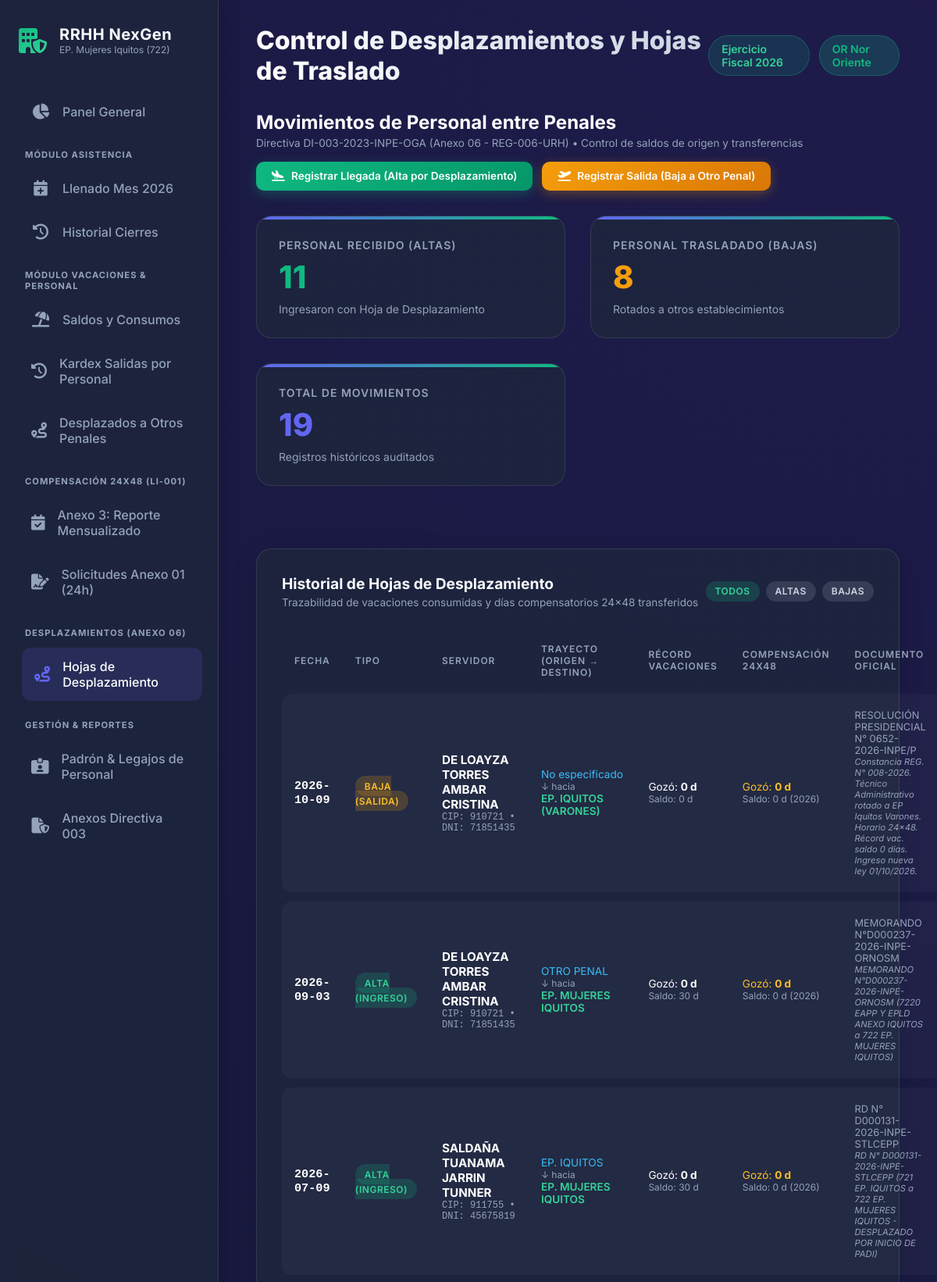
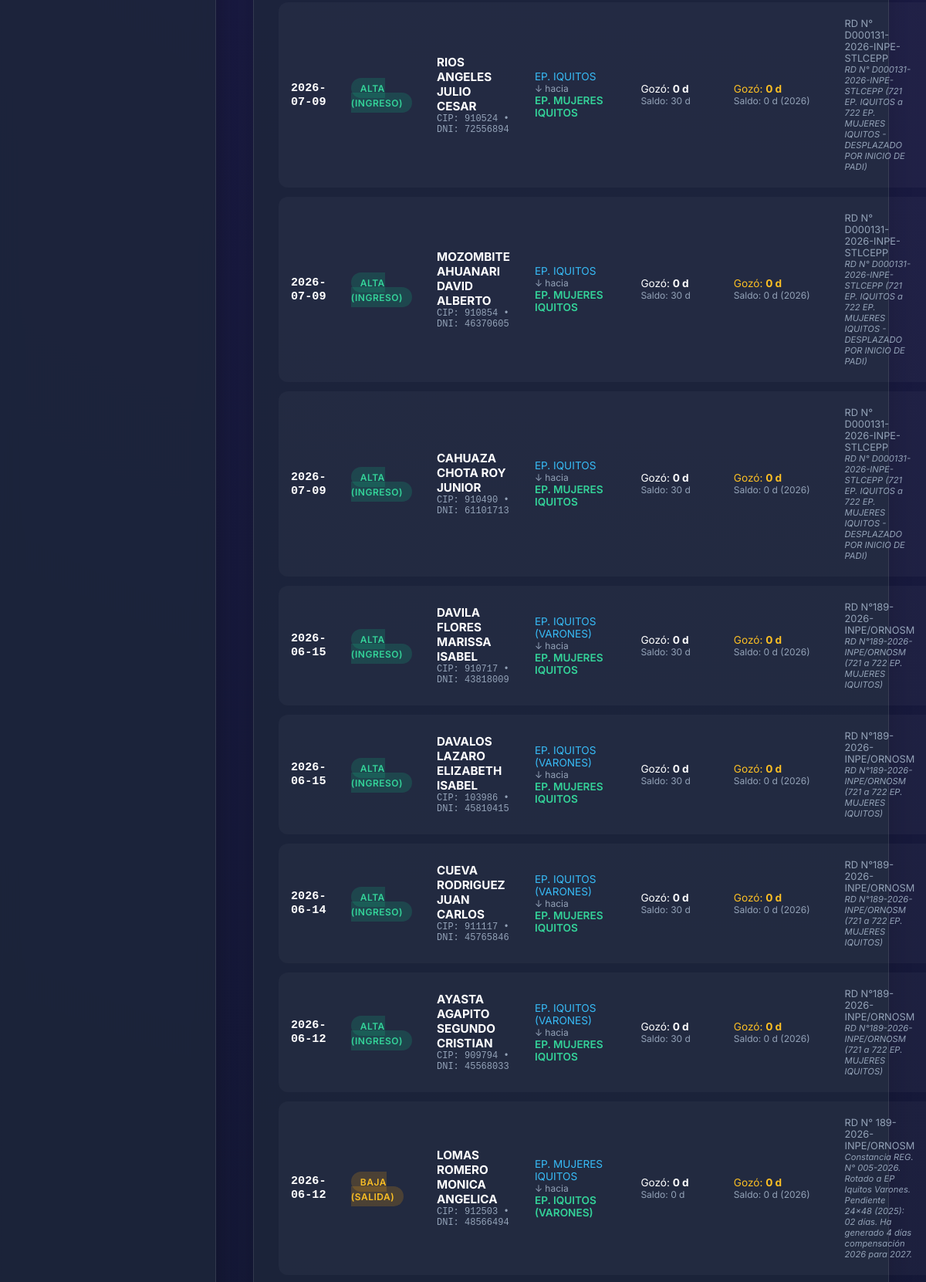
Page /desplazamientos/ (upper part) on the committed database (2 pictures, top to bottom).
### tables this page shows
CREATE TABLE desplazamientos_personal (
            id_desplazamiento INTEGER PRIMARY KEY AUTOINCREMENT,
            id_empleado INTEGER NOT NULL,
            tipo_movimiento TEXT NOT NULL CHECK(tipo_movimiento IN ('ALTA_RECEPCION', 'BAJA_SALIDA')),
            
            id_establecimiento_origen INTEGER,
            id_establecimiento_destino INTEGER,
            nombre_origen_ext TEXT,
            nombre_destino_ext TEXT,
            
            fecha_desplazamiento DATE NOT NULL,
            fecha_presentacion_eepp DATE,
            documento_oficial TEXT NOT NULL,
            
            -- Récord Vacacional transferido (Año 2026 / Período)
            vacaciones_periodo TEXT DEFAULT '2025-2026',
            vacaciones_gozadas_origen INTEGER DEFAULT 0,
            vacaciones_saldo_origen INTEGER DEFAULT 30,
            
            -- Récord de Compensación 24x48 (Año Fiscal 2026)
            comp_anio_fiscal INTEGER DEFAULT 2026,
            comp_ganadas_origen INTEGER DEFAULT 0,
            comp_gozadas_origen INTEGER DEFAULT 0,
            comp_saldo_origen INTEGER DEFAULT 0,
            
            observaciones TEXT,
            estado TEXT DEFAULT 'REGISTRADO',
            created_at TIMESTAMP DEFAULT CURRENT_TIMESTAMP, numero_constancia_oficial VARCHAR(100),
            FOREIGN KEY (id_empleado) REFERENCES empleados(id_empleado)
        );

CREATE TABLE empleados (
    id_empleado INTEGER PRIMARY KEY AUTOINCREMENT,
    codigo_servidor VARCHAR(20) UNIQUE NOT NULL, -- Ej: '099132', '103097'
    dni VARCHAR(15) UNIQUE,                      -- DNI (8 dígitos)
    apellidos_nombres VARCHAR(200) NOT NULL,
    created_at TIMESTAMP DEFAULT CURRENT_TIMESTAMP
, grupo_guardia_default INTEGER DEFAULT 1, sexo TEXT, fecha_nacimiento DATE, correo TEXT, id_regimen INTEGER, regimen_nombre TEXT, nivel TEXT, cargo_estructural TEXT, estado_laboral TEXT, modalidad_laboral TEXT, direccion_oficina TEXT, jefatura_area TEXT, cargo_funcion TEXT, area_clasificacion TEXT, horario_laboral TEXT, fecha_ingreso_eepp DATE, resolucion_documento TEXT, observaciones TEXT, fecha_ingreso_inpe DATE);

### app/modules/desplazamientos/router.py (the view)
@router.get("", response_class=HTMLResponse)
@router.get("/", response_class=HTMLResponse)
async def ver_desplazamientos(request: Request, tipo: str = None):
    movimientos = DesplazamientoRepository.listar_desplazamientos(tipo)
    total_altas = sum(1 for m in movimientos if m["tipo_movimiento"] == "ALTA_RECEPCION")
    total_bajas = sum(1 for m in movimientos if m["tipo_movimiento"] == "BAJA_SALIDA")
    return templates.TemplateResponse(
        request=request,
        name="desplazamientos/lista.html",
        context={
            "movimientos": movimientos,
            "tipo_filtro": tipo,
            "total_altas": total_altas,
            "total_bajas": total_bajas,
            "total_movimientos": len(movimientos)
        }
    )

### app/templates/desplazamientos/lista.html (shortened to what this page needs)
{% extends "base.html" %}
{% block header_title %}Control de Desplazamientos y Hojas de Traslado{% endblock %}
{% block content %}
<div style="display: flex; flex-direction: column; gap: 2rem;">
    <div style="display: flex; justify-content: space-between; align-items: center; flex-wrap: wrap; gap: 1rem;">
        <div>
            <h2 style="font-size: 1.5rem; font-weight: 700; color: #fff;">Movimientos de Personal entre Penales</h2>
            <p style="color: var(--text-muted); font-size: 0.85rem; margin-top: 0.25rem;">
                Directiva DI-003-2023-INPE-OGA (Anexo 06 - REG-006-URH) &bull; Control de saldos de origen y transferencias
            </p>
        </div>
        <div style="display: flex; gap: 0.75rem;">
            <a href="/desplazamientos/alta" style="background: linear-gradient(135deg, #10b981, #059669); color: #fff; text-decoration: none; padding: 0.65rem 1.25rem; border-radius: 10px; font-weight: 600; font-size: 0.85rem; display: flex; align-items: center; gap: 0.5rem; box-shadow: 0 4px 15px rgba(16, 185, 129, 0.3);">
                <i class="fa-solid fa-plane-arrival"></i> Registrar Llegada (Alta por Desplazamiento)
            </a>
            <a href="/desplazamientos/baja" style="background: linear-gradient(135deg, #f59e0b, #d97706); color: #fff; text-decoration: none; padding: 0.65rem 1.25rem; border-radius: 10px; font-weight: 600; font-size: 0.85rem; display: flex; align-items: center; gap: 0.5rem; box-shadow: 0 4px 15px rgba(245, 158, 11, 0.3);">
                <i class="fa-solid fa-plane-departure"></i> Registrar Salida (Baja a Otro Penal)
            </a>
        </div>
    </div>
    <div class="stats-grid">
        <div class="stat-card">
            <div class="stat-title">Personal Recibido (Altas)</div>
            <div class="stat-value text-secondary">{{ total_altas }}</div>
            <div class="stat-desc">Ingresaron con Hoja de Desplazamiento</div>
        </div>
        <div class="stat-card">
            <div class="stat-title">Personal Trasladado (Bajas)</div>
            <div class="stat-value text-warning">{{ total_bajas }}</div>
            <div class="stat-desc">Rotados a otros establecimientos</div>
        </div>
        <div class="stat-card">
            <div class="stat-title">Total de Movimientos</div>
            <div class="stat-value text-primary">{{ total_movimientos }}</div>
            <div class="stat-desc">Registros históricos auditados</div>
        </div>
    </div>
    <div class="table-container">
        <div class="table-header">
            <div>
                <h3 style="font-size: 1.2rem; font-weight: 700;">Historial de Hojas de Desplazamiento</h3>
                <p style="color: var(--text-muted); font-size: 0.85rem; margin-top: 0.25rem;">
                    Trazabilidad de vacaciones consumidas y días compensatorios 24x48 transferidos
                </p>
            </div>
            <div style="display: flex; gap: 0.5rem;">
                <a href="/desplazamientos" class="badge {% if not tipo_filtro %}badge-success{% else %}badge-neutral{% endif %}" style="text-decoration: none;">Todos</a>
                <a href="/desplazamientos?tipo=ALTA_RECEPCION" class="badge {% if tipo_filtro == 'ALTA_RECEPCION' %}badge-success{% else %}badge-neutral{% endif %}" style="text-decoration: none;">Altas</a>
                <a href="/desplazamientos?tipo=BAJA_SALIDA" class="badge {% if tipo_filtro == 'BAJA_SALIDA' %}badge-warning{% else %}badge-neutral{% endif %}" style="text-decoration: none;">Bajas</a>
            </div>
        </div>
        {% if movimientos|length == 0 %}
        <div style="padding: 3rem 1rem; text-align: center; color: var(--text-muted);">
            <i class="fa-solid fa-folder-open" style="font-size: 3rem; margin-bottom: 1rem; opacity: 0.4;"></i>
            <p>No se encontraron movimientos registrados en este criterio.</p>
        </div>
        {% else %}
        <table class="data-table">
            <thead>
                <tr>
                    <th>Fecha</th>
                    <th>Tipo</th>
                    <th>Servidor</th>
                    <th>Trayecto (Origen &rarr; Destino)</th>
                    <th>Récord Vacaciones</th>
                    <th>Compensación 24x48</th>
                    <th>Documento Oficial</th>
                </tr>
            </thead>
            <tbody>
                {% for m in movimientos %}
                <tr>
                    <td style="font-family: monospace; font-weight: 600; color: #fff;">{{ m.fecha_desplazamiento }}</td>
                    <td>
                        {% if m.tipo_movimiento == 'ALTA_RECEPCION' %}
                        <span class="badge badge-success">ALTA (INGRESO)</span>
                        {% else %}
                        <span class="badge badge-warning">BAJA (SALIDA)</span>
                        {% endif %}
                    </td>
                    <td>
                        <div style="font-weight: 700; color: #fff;">{{ m.apellidos_nombres }}</div>
                        <div style="font-size: 0.75rem; color: var(--text-muted); font-family: monospace;">CIP: {{ m.codigo_servidor }} &bull; DNI: {{ m.dni }}</div>
                    </td>
                    <td>
                        <div style="font-size: 0.85rem; color: #38bdf8;">{{ m.establecimiento_origen }}</div>
                        <div style="font-size: 0.75rem; color: var(--text-muted);">&darr; hacia</div>
                        <div style="font-size: 0.85rem; color: #34d399; font-weight: 600;">{{ m.establecimiento_destino }}</div>
                    </td>
                    <td>
                        <div style="font-size: 0.85rem; color: #fff;">Gozó: <strong>{{ m.vacaciones_gozadas_origen }} d</strong></div>
                        <div style="font-size: 0.75rem; color: var(--text-muted);">Saldo: {{ m.vacaciones_saldo_origen }} d</div>
                    </td>
                    <td>
                        <div style="font-size: 0.85rem; color: #fbbf24;">Gozó: <strong>{{ m.comp_gozadas_origen }} d</strong></div>
                        <div style="font-size: 0.75rem; color: var(--text-muted);">Saldo: {{ m.comp_saldo_origen }} d (2026)</div>
                    </td>
                    <td style="font-size: 0.8rem; color: var(--text-muted);">
                        <div>{{ m.documento_oficial }}</div>
                        {% if m.observaciones %}
                        <div style="font-size: 0.7rem; color: #94a3b8; font-style: italic;">{{ m.observaciones }}</div>
                        {% endif %}
                    </td>
                </tr>
                {% endfor %}
            </tbody>
        </table>
        {% endif %}
    </div>
</div>
{% endblock %}

### app/static/premium.css (style rules this page uses)
:root { --primary: #6366f1; --primary-hover: #4f46e5; --secondary: #10b981; --bg-dark: #0f172a; --bg-panel: rgba(30, 41, 59, 0.7); --text-main: #f8fafc; --text-muted: #94a3b8; --border-color: rgba(255, 255, 255, 0.1); --danger: #ef4444; --warning: #f59e0b; }
* { margin: 0; padding: 0; box-sizing: border-box; font-family: 'Inter', system-ui, sans-serif; }
body { background: radial-gradient(circle at top right, #1e1b4b, #0f172a); color: var(--text-main); min-height: 100vh; display: flex; overflow-x: hidden; }
.stats-grid { display: grid; grid-template-columns: repeat(auto-fit, minmax(300px, 1fr)); gap: 2rem; margin-bottom: 3rem; }
.stat-card { background: var(--bg-panel); backdrop-filter: blur(10px); border: 1px solid var(--border-color); border-radius: 20px; padding: 1.75rem; position: relative; overflow: hidden; transition: transform 0.3s ease, box-shadow 0.3s ease; }
.stat-card::before { content: ''; position: absolute; top: 0; left: 0; width: 100%; height: 4px; background: linear-gradient(90deg, var(--primary), var(--secondary)); }
.stat-title { font-size: 0.875rem; text-transform: uppercase; letter-spacing: 1px; color: var(--text-muted); font-weight: 600; margin-bottom: 0.5rem; }
.stat-value { font-size: 2.5rem; font-weight: 800; color: #fff; }
.stat-desc { font-size: 0.875rem; color: var(--text-muted); margin-top: 0.5rem; }
.table-container { background: var(--bg-panel); backdrop-filter: blur(10px); border: 1px solid var(--border-color); border-radius: 20px; padding: 2rem; box-shadow: 0 8px 32px rgba(0,0,0,0.15); }
.table-header { display: flex; justify-content: space-between; align-items: center; margin-bottom: 2rem; }
.data-table { width: 100%; border-collapse: separate; border-spacing: 0 0.75rem; }
.data-table th { text-align: left; padding: 0 1rem 0.5rem; color: var(--text-muted); font-size: 0.75rem; text-transform: uppercase; letter-spacing: 1px; font-weight: 600; }
.data-table td { padding: 1.25rem 1rem; background: rgba(255,255,255,0.03); color: #e2e8f0; font-size: 0.95rem; transition: background 0.2s; }
.data-table tr td:first-child { border-top-left-radius: 12px; border-bottom-left-radius: 12px; }
.badge { padding: 0.35rem 0.75rem; border-radius: 999px; font-size: 0.75rem; font-weight: 600; text-transform: uppercase; letter-spacing: 0.5px; }
.badge-success { background: rgba(16, 185, 129, 0.2); color: #34d399; }
.badge-warning { background: rgba(245, 158, 11, 0.2); color: #fbbf24; }
.badge-neutral { background: rgba(148, 163, 184, 0.2); color: #cbd5e1; }
.text-secondary { color: var(--secondary) !important; }
.text-warning { color: var(--warning) !important; }
.text-primary { color: var(--primary) !important; }

### rows in the picture
desplazamientos_personal: fecha_desplazamiento "2026-10-09", tipo_movimiento "BAJA (SALIDA)", apellidos_nombres "DE LOAYZA TORRES AMBAR CRISTINA", codigo_servidor "910721", dni "71851435", establecimiento_origen "No especificado", establecimiento_destino "EP. IQUITOS (VARONES)", vacaciones_gozadas_origen "0", vacaciones_saldo_origen "0", comp_gozadas_origen "0", comp_saldo_origen "0", documento_oficial "RESOLUCIÓN PRESIDENCIAL N° 0652-2026-INPE/P", observaciones "Constancia REG. N° 008-2026. Técnico Administrativo rotado a EP Iquitos Varones. Horario 24x48. Récord vac. saldo 0 días. Ingreso nueva ley 01/10/2026."
desplazamientos_personal: fecha_desplazamiento "2026-09-03", tipo_movimiento "ALTA (INGRESO)", apellidos_nombres "DE LOAYZA TORRES AMBAR CRISTINA", codigo_servidor "910721", dni "71851435", establecimiento_origen "OTRO PENAL", establecimiento_destino "EP. MUJERES IQUITOS", vacaciones_gozadas_origen "0", vacaciones_saldo_origen "30", comp_gozadas_origen "0", comp_saldo_origen "0", documento_oficial "MEMORANDO N°D000237-2026-INPE-ORNOSM", observaciones "MEMORANDO N°D000237-2026-INPE-ORNOSM (7220 EAPP Y EPLD ANEXO IQUITOS a 722 EP. MUJERES IQUITOS)"
desplazamientos_personal: fecha_desplazamiento "2026-07-09", tipo_movimiento "ALTA (INGRESO)", apellidos_nombres "SALDAÑA TUANAMA JARRIN TUNNER", codigo_servidor "911755", dni "45675819", establecimiento_origen "EP. IQUITOS", establecimiento_destino "EP. MUJERES IQUITOS", vacaciones_gozadas_origen "0", vacaciones_saldo_origen "30", comp_gozadas_origen "0", comp_saldo_origen "0", documento_oficial "RD N° D000131-2026-INPE-STLCEPP", observaciones "RD N° D000131-2026-INPE-STLCEPP (721 EP. IQUITOS a 722 EP. MUJERES IQUITOS - DESPLAZADO POR INICIO DE PADI)"
desplazamientos_personal: fecha_desplazamiento "2026-07-09", tipo_movimiento "ALTA (INGRESO)", apellidos_nombres "RIOS ANGELES JULIO CESAR", codigo_servidor "910524", dni "72556894", establecimiento_origen "EP. IQUITOS", establecimiento_destino "EP. MUJERES IQUITOS", vacaciones_gozadas_origen "0", vacaciones_saldo_origen "30", comp_gozadas_origen "0", comp_saldo_origen "0", documento_oficial "RD N° D000131-2026-INPE-STLCEPP", observaciones "RD N° D000131-2026-INPE-STLCEPP (721 EP. IQUITOS a 722 EP. MUJERES IQUITOS - DESPLAZADO POR INICIO DE PADI)"
desplazamientos_personal: fecha_desplazamiento "2026-07-09", tipo_movimiento "ALTA (INGRESO)", apellidos_nombres "MOZOMBITE AHUANARI DAVID ALBERTO", codigo_servidor "910854", dni "46370605", establecimiento_origen "EP. IQUITOS", establecimiento_destino "EP. MUJERES IQUITOS", vacaciones_gozadas_origen "0", vacaciones_saldo_origen "30", comp_gozadas_origen "0", comp_saldo_origen "0", documento_oficial "RD N° D000131-2026-INPE-STLCEPP", observaciones "RD N° D000131-2026-INPE-STLCEPP (721 EP. IQUITOS a 722 EP. MUJERES IQUITOS - DESPLAZADO POR INICIO DE PADI)"
desplazamientos_personal: fecha_desplazamiento "2026-07-09", tipo_movimiento "ALTA (INGRESO)", apellidos_nombres "CAHUAZA CHOTA ROY JUNIOR", codigo_servidor "910490", dni "61101713", establecimiento_origen "EP. IQUITOS", establecimiento_destino "EP. MUJERES IQUITOS", vacaciones_gozadas_origen "0", vacaciones_saldo_origen "30", comp_gozadas_origen "0", comp_saldo_origen "0", documento_oficial "RD N° D000131-2026-INPE-STLCEPP", observaciones "RD N° D000131-2026-INPE-STLCEPP (721 EP. IQUITOS a 722 EP. MUJERES IQUITOS - DESPLAZADO POR INICIO DE PADI)"
desplazamientos_personal: fecha_desplazamiento "2026-06-15", tipo_movimiento "ALTA (INGRESO)", apellidos_nombres "DAVILA FLORES MARISSA ISABEL", codigo_servidor "910717", dni "43818009", establecimiento_origen "EP. IQUITOS (VARONES)", establecimiento_destino "EP. MUJERES IQUITOS", vacaciones_gozadas_origen "0", vacaciones_saldo_origen "30", comp_gozadas_origen "0", comp_saldo_origen "0", documento_oficial "RD N°189-2026-INPE/ORNOSM", observaciones "RD N°189-2026-INPE/ORNOSM (721 a 722 EP. MUJERES IQUITOS)"
desplazamientos_personal: fecha_desplazamiento "2026-06-15", tipo_movimiento "ALTA (INGRESO)", apellidos_nombres "DAVALOS LAZARO ELIZABETH ISABEL", codigo_servidor "103986", dni "45810415", establecimiento_origen "EP. IQUITOS (VARONES)", establecimiento_destino "EP. MUJERES IQUITOS", vacaciones_gozadas_origen "0", vacaciones_saldo_origen "30", comp_gozadas_origen "0", comp_saldo_origen "0", documento_oficial "RD N°189-2026-INPE/ORNOSM", observaciones "RD N°189-2026-INPE/ORNOSM (721 a 722 EP. MUJERES IQUITOS)"
desplazamientos_personal: fecha_desplazamiento "2026-06-14", tipo_movimiento "ALTA (INGRESO)", apellidos_nombres "CUEVA RODRIGUEZ JUAN CARLOS", codigo_servidor "911117", dni "45765846", establecimiento_origen "EP. IQUITOS (VARONES)", establecimiento_destino "EP. MUJERES IQUITOS", vacaciones_gozadas_origen "0", vacaciones_saldo_origen "30", comp_gozadas_origen "0", comp_saldo_origen "0", documento_oficial "RD N°189-2026-INPE/ORNOSM", observaciones "RD N°189-2026-INPE/ORNOSM (721 a 722 EP. MUJERES IQUITOS)"
desplazamientos_personal: fecha_desplazamiento "2026-06-12", tipo_movimiento "ALTA (INGRESO)", apellidos_nombres "AYASTA AGAPITO SEGUNDO CRISTIAN", codigo_servidor "909794", dni "45568033", establecimiento_origen "EP. IQUITOS (VARONES)", establecimiento_destino "EP. MUJERES IQUITOS", vacaciones_gozadas_origen "0", vacaciones_saldo_origen "30", comp_gozadas_origen "0", comp_saldo_origen "0", documento_oficial "RD N°189-2026-INPE/ORNOSM", observaciones "RD N°189-2026-INPE/ORNOSM (721 a 722 EP. MUJERES IQUITOS)"
desplazamientos_personal: fecha_desplazamiento "2026-06-12", tipo_movimiento "BAJA (SALIDA)", apellidos_nombres "LOMAS ROMERO MONICA ANGELICA", codigo_servidor "912503", dni "48566494", establecimiento_origen "EP. MUJERES IQUITOS", establecimiento_destino "EP. IQUITOS (VARONES)", vacaciones_gozadas_origen "0", vacaciones_saldo_origen "0", comp_gozadas_origen "0", comp_saldo_origen "0", documento_oficial "RD N° 189-2026-INPE/ORNOSM", observaciones "Constancia REG. N° 005-2026. Rotado a EP Iquitos Varones. Pendiente 24x48 (2025): 02 días. Ha generado 4 días compensación 2026 para 2027."

### other values in the picture
{{ total_altas }} "11"
{{ total_bajas }} "8"
{{ total_movimientos }} "19"
